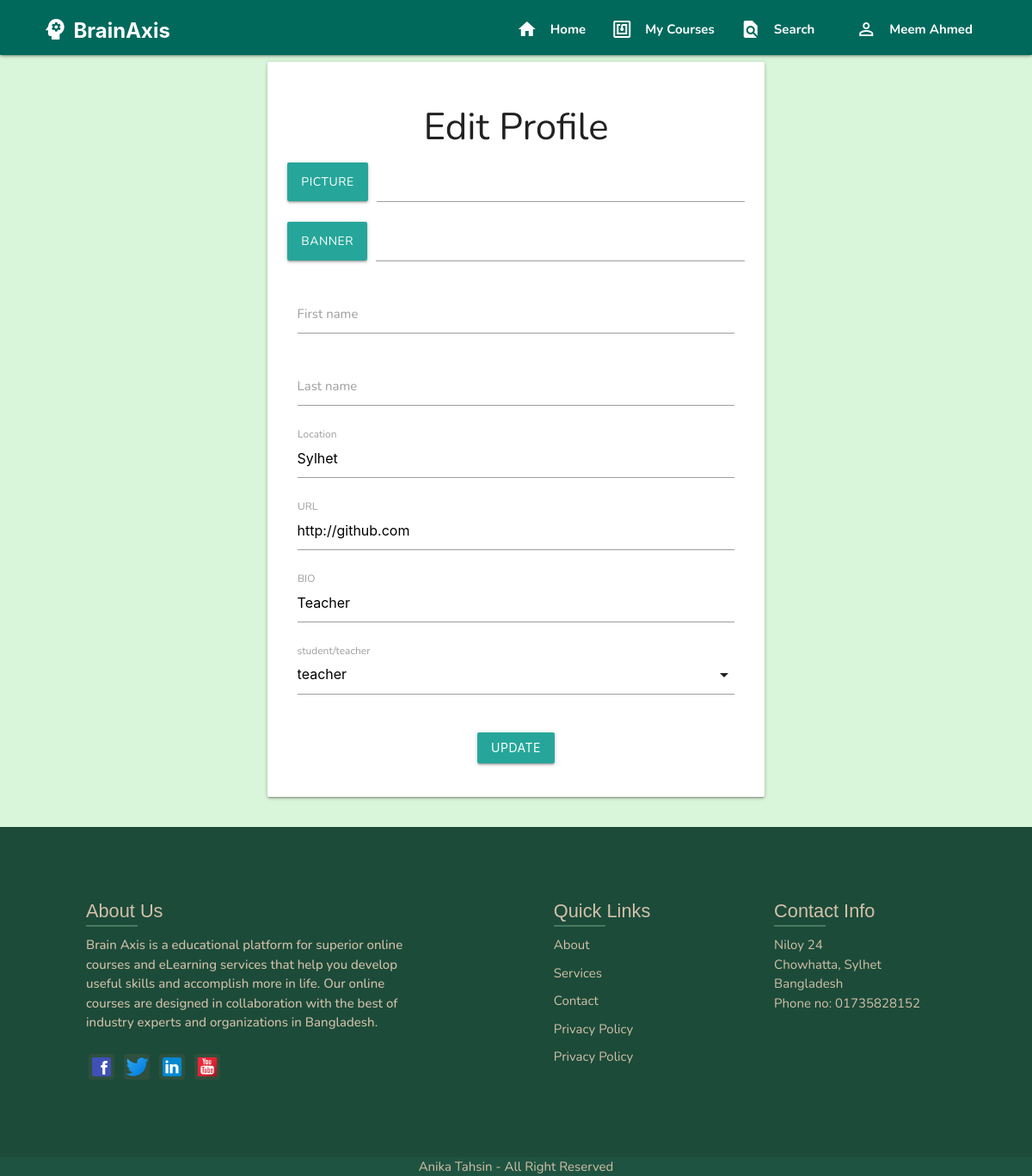
Page /user/profile/edit (signed in) on the earlier database version.
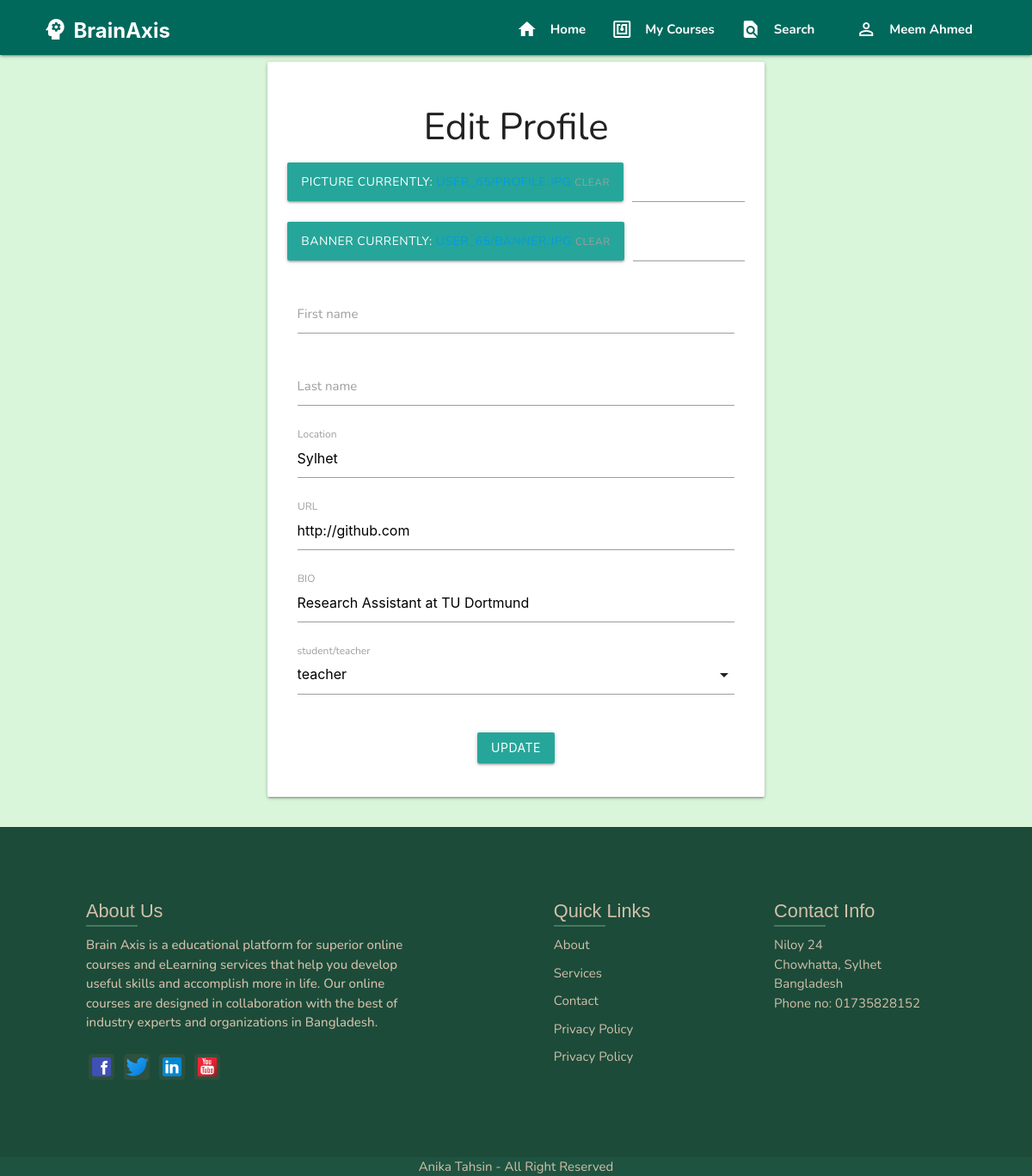
Same page on the later database version.
### authy/models.py (models this page shows, shortened)
class Profile(models.Model):
	user = models.OneToOneField(User, on_delete=models.CASCADE, related_name='profile')
	token = models.CharField(max_length=150, default="")
	verify = models.BooleanField(default=False)
	location = models.CharField(max_length=50, null=True, blank=True)
	topic = models.CharField(max_length=50, null=True, blank=True)
	mobile = models.CharField(max_length=50, null=True, blank=True)
	url = models.CharField(max_length=80, null=True, blank=True)
	url1 = models.CharField(max_length=80, null=True, blank=True)
	profile_info = models.TextField(max_length=150, null=True, blank=True)
	plans = models.TextField(max_length=150, null=True, blank=True)
	created = models.DateField(auto_now_add=True)
	picture = models.ImageField(upload_to=user_directory_path_profile, blank=True, null=True, verbose_name='Picture')
	banner = models.ImageField(upload_to=user_directory_path_banner, blank=True, null=True, verbose_name='Banner')
	Nonee = 'None'
	month1 = '6 Months'
	month2 = '12 Months'
	month3 = '18 Months'
	month4 = '24 Months'
	last = 'More than 2 years of experience'
	experiences = [
		(Nonee, 'None'),
		(month1, '6 Months'),
		(month2, '12 Months'),
		(month3, '18 Months'),
		(month4, '24 Months'),
		(last, 'More than 2 years of experience'),
	]
	user_type = models.CharField(max_length=50, choices=experiences, default=None)
	teacher = 'teacher'
	student = 'student'
	user_types = [
        (teacher, 'teacher'),
        (student, 'student'),
    ]
	user_type = models.CharField(max_length=50, choices=user_types, default=student)

### authy/views.py (the view)
# urls.py: path('profile/edit', EditProfile, name='edit-profile'),
@login_required
def EditProfile(request):
	user = request.user.id
	profile = Profile.objects.get(user__id=user)
	user_basic_info = User.objects.get(id=user)
	if request.method == 'POST':
		form = EditProfileForm(request.POST, request.FILES, instance=profile)
		if form.is_valid():
			profile.picture = form.cleaned_data.get('picture')
			profile.banner = form.cleaned_data.get('banner')
			user_basic_info.first_name = form.cleaned_data.get('first_name')
			user_basic_info.last_name = form.cleaned_data.get('last_name')
			profile.location = form.cleaned_data.get('location')
			profile.url = form.cleaned_data.get('url')
			profile.profile_info = form.cleaned_data.get('profile_info')
			profile.save()
			user_basic_info.save()
			return redirect('index')
	else:
		form = EditProfileForm(instance=profile)
	context = {
		'form':form,
	}
	return render(request, 'registration/edit_profile.html', context)

### authy/forms.py
class EditProfileForm(forms.ModelForm):
	first_name = forms.CharField(widget=forms.TextInput(), max_length=50, required=False)
	last_name = forms.CharField(widget=forms.TextInput(), max_length=50, required=False)
	picture = forms.ImageField(required=False)
	banner = forms.ImageField(required=False)
	location = forms.CharField(widget=forms.TextInput(), max_length=25, required=False)
	url = forms.URLField(widget=forms.TextInput(), max_length=60, required=False)
	profile_info = forms.CharField(widget=forms.TextInput(), max_length=260, required=False)
	teacher = 'teacher'
	student = 'student'
	user_types = [
        (teacher, 'teacher'),
        (student, 'student'),
    ]
	user_type = forms.ChoiceField(required=True, choices=user_types)
	class Meta:
		model = Profile
		fields = ('picture', 'banner', 'first_name', 'last_name', 'location', 'url', 'profile_info', 'user_type')

### authy/views.py (called while the page is built)
def SideNavInfo(request):
	user = request.user
	nav_profile = None
	if user.is_authenticated:
		nav_profile = Profile.objects.get(user=user)
	return {'nav_profile': nav_profile}

### student_portall/templates/registration/edit_profile.html (shortened to what this page needs)
{% extends 'base.html' %}
{% load static %}
{% block content %}
<div class="row center-align">
  <div class="col s6 offset-s3">
    <div class="card">
    <form method="post" enctype="multipart/form-data" action="" role="form" style="padding: 4%;">
    <h3 class="title is-3">Edit Profile</h3>
          <div class="file-field input-field">
            <div class="btn">
              <span>Picture</span>
              {{ form.picture }}
            </div>
            <div class="file-path-wrapper">
              <input class="file-path validate" type="text">
            </div>
          </div>
          <div class="file-field input-field">
            <div class="btn">
              <span>Banner</span>
              {{ form.banner }}
            </div>
            <div class="file-path-wrapper">
              <input class="file-path validate" type="text">
            </div>
          </div>
          <div class="input-field col s12">
            {{ form.first_name }}
            <label for="first_name">First name</label>
          </div>
          <div class="input-field col s12">
            {{ form.last_name }}
            <label for="last_name">Last name</label>
          </div>
          <div class="input-field col s12">
            {{ form.location }}
            <label for="location">Location</label>
          </div>
          <div class="input-field col s12">
            {{ form.url }}
            <label for="url">URL</label>
          </div>
          <div class="input-field col s12">
            {{ form.profile_info }}
            <label for="profile_info">BIO</label>
          </div>
          <div class="input-field col s12 dropdown-trigger">
            <label for="profile_info">student/teacher</label>
          </div>
      <div class="row">
        <div class="col s12">
        </div>
      </div>
      <div class="field">
      <p class="control">
        <button type="submit" value="login" class="btn waves-effect waves-light">
          Update
        </button>
      </p>
    </div>
    </form>
  </div>
</div>
</div>
{% endblock %}

Differences in the rows shown:
changed Profile "Sylhet": picture (not shown) → "CURRENTLY: CLEAR"; banner (not shown) → "CURRENTLY: CLEAR"; profile_info "Teacher" → "Research Assistant at TU Dortmund"
